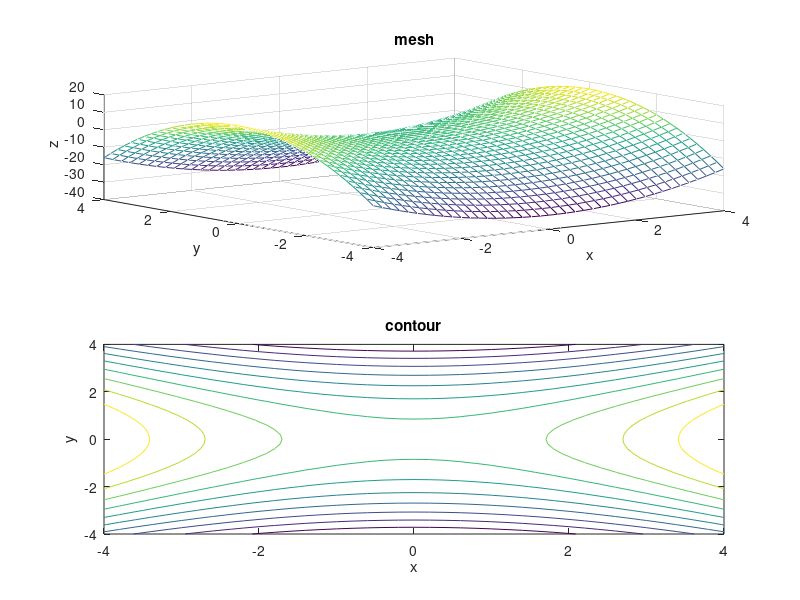

Source code (MATLAB):
[x, y] = meshgrid(-4:0.2:4);
z = x.^2-2*y.^2;

subplot(211);
mesh(x, y, z);
xlabel('x');
ylabel('y');
zlabel('z');
title('mesh');

subplot(212);
contour(x, y, z);
xlabel('x');
ylabel('y');
title('contour');
